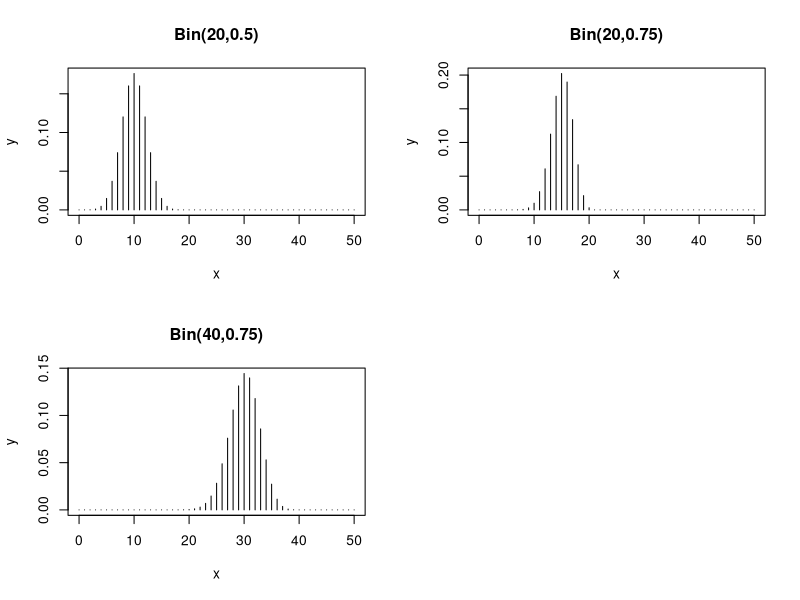
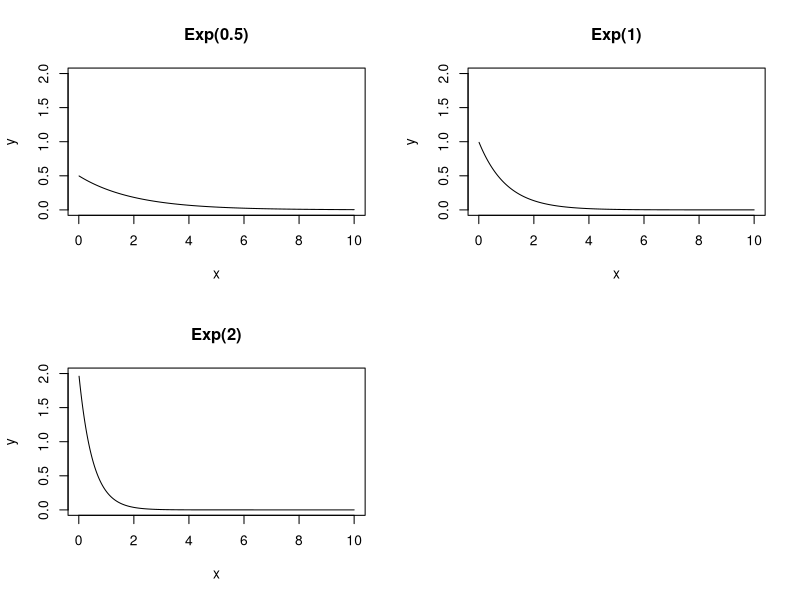
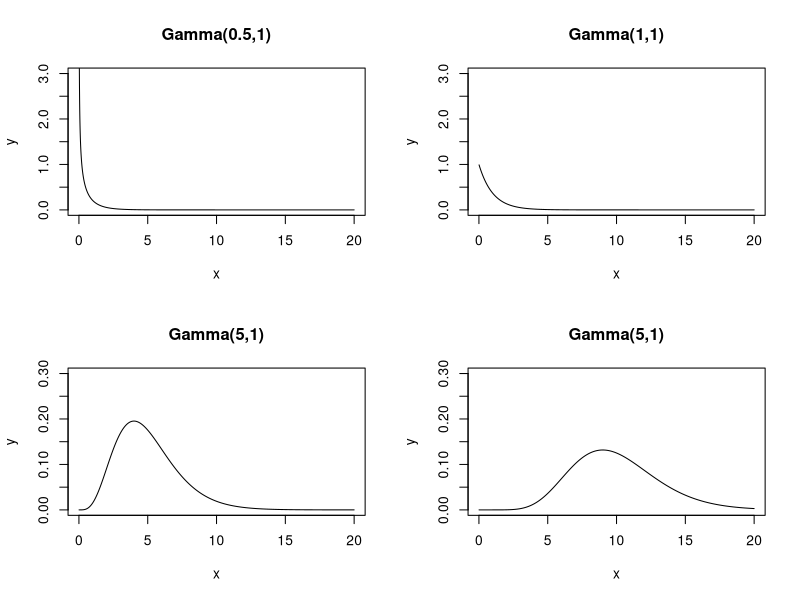
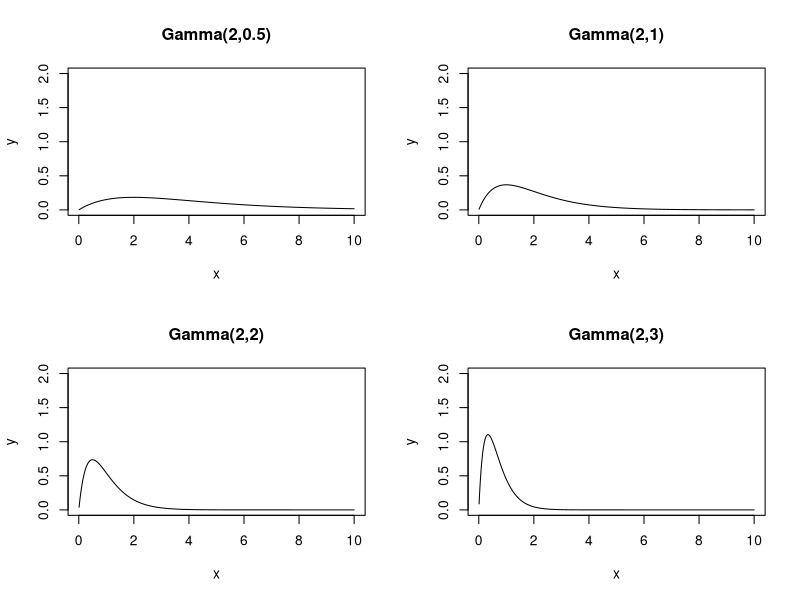

Generate these figures, in order, with R:
### This R program plots the binomial probability mass function four 
### times with different parameter values on the same scales.

### Plot the Binomial

x.max = 50

par(mfrow=c(2,2))

# plot 1

n = 20
p = 0.5

x = seq(0,x.max)
y = dbinom(x,n,p)
plot(x,y,type='h', main="Bin(20,0.5)")

# plot 2

n = 20
p = 0.75

x = seq(0,x.max)
y = dbinom(x,n,p)
plot(x,y,type='h', main="Bin(20,0.75)")

# plot 3

n = 40
p = 0.75

x = seq(0,x.max)
y = dbinom(x,n,p)
plot(x,y,type='h', main="Bin(40,0.75)")

### Plot the Exponential

y.max = 2

par(mfrow=c(2,2))

# plot 4

lambda = 0.5		# note that this is the rate paramter = 1/scale paramter

x = seq(0.01,10,0.01)
y = dexp(x,lambda)

plot(x,y,type='l', main="Exp(0.5)", ylim=c(0,y.max))

# plot 5

lambda = 1

x = seq(0.01,10,0.01)
y = dexp(x,lambda)

plot(x,y,type='l', main="Exp(1)", ylim=c(0,y.max))

# plot 6

lambda = 2

x = seq(0.01,10,0.01)
y = dexp(x,lambda)

plot(x,y,type='l', main="Exp(2)", ylim=c(0,y.max))

### Plot the Gamma

y.max = 3

par(mfrow=c(2,2))

# plot 7

alpha = 0.5		# shape parameter
lambda = 1		# note that this is the rate paramter = 1/scale paramter

x = seq(0.01,20,0.01)
y = dgamma(x,alpha,lambda)

plot(x,y,type='l', main="Gamma(0.5,1)", ylim=c(0,y.max))

# plot 8

alpha = 1		# shape parameter
lambda = 1		# note that this is the rate paramter = 1/scale paramter

x = seq(0.01,20,0.01)
y = dgamma(x,alpha,lambda)

plot(x,y,type='l', main="Gamma(1,1)", ylim=c(0,y.max))

y.max = 0.3

# plot 9

alpha = 5			# shape parameter
lambda = 1		# note that this is the rate paramter = 1/scale paramter

x = seq(0.01,20,0.01)
y = dgamma(x,alpha,lambda)

plot(x,y,type='l', main="Gamma(5,1)", ylim=c(0,y.max))

# plot 10

alpha = 10		# shape parameter
lambda = 1		# note that this is the rate paramter = 1/scale paramter

x = seq(0.01,20,0.01)
y = dgamma(x,alpha,lambda)

plot(x,y,type='l', main="Gamma(5,1)", ylim=c(0,y.max))

y.max = 2

par(mfrow=c(2,2))

# plot 11

alpha = 2			# shape parameter
lambda = 0.5		# note that this is the rate paramter = 1/scale paramter

x = seq(0.01,10,0.01)
y = dgamma(x,alpha,lambda)

plot(x,y,type='l', main="Gamma(2,0.5)", ylim=c(0,y.max))

# plot 12

alpha = 2			# shape parameter
lambda = 1		# note that this is the rate paramter = 1/scale paramter

x = seq(0.01,10,0.01)
y = dgamma(x,alpha,lambda)

plot(x,y,type='l', main="Gamma(2,1)", ylim=c(0,y.max))

# plot 13

alpha = 2		# shape parameter
lambda = 2		# note that this is the rate paramter = 1/scale paramter

x = seq(0.01,10,0.01)
y = dgamma(x,alpha,lambda)

plot(x,y,type='l', main="Gamma(2,2)", ylim=c(0,y.max))

# plot 14

alpha = 2			# shape parameter
lambda = 3		# note that this is the rate paramter = 1/scale paramter

x = seq(0.01,10,0.01)
y = dgamma(x,alpha,lambda)

plot(x,y,type='l', main="Gamma(2,3)", ylim=c(0,y.max))
